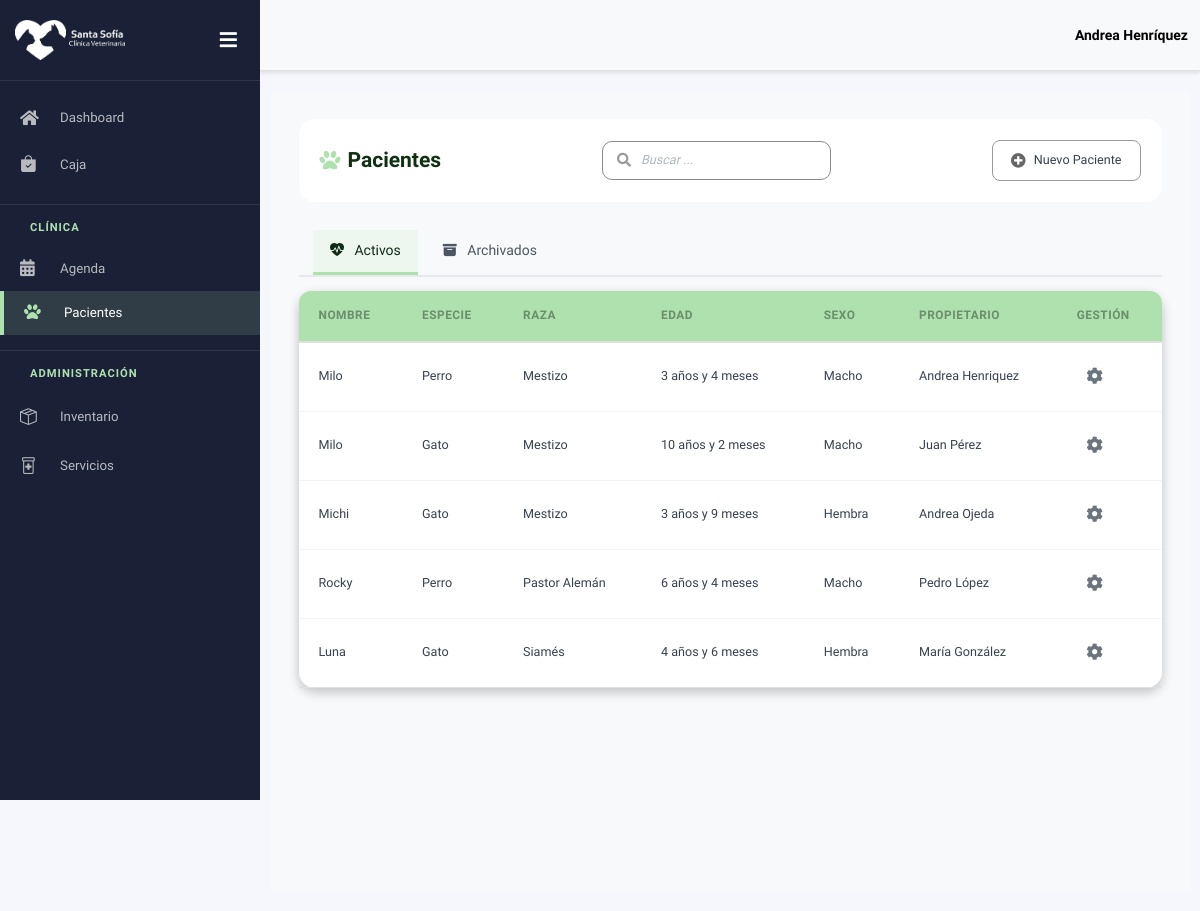
Page /pacientes/ (signed in) on the committed database.
### cuentas/models.py (models this page shows, shortened)
class CustomUser(AbstractBaseUser, PermissionsMixin):
    ROLES = [
        ('administracion', 'Administración'),
        ('veterinario', 'Veterinario'),
        ('recepcion', 'Recepción'),
    ]
    rut = models.CharField(max_length=12, unique=True, verbose_name="RUT")
    username = models.CharField(max_length=20, unique=True, editable=False)
    nombre = models.CharField(max_length=50)
    apellido = models.CharField(max_length=50)
    correo = models.EmailField(unique=True)
    telefono = models.CharField(max_length=20, blank=True, null=True)
    direccion = models.CharField(max_length=255, blank=True, null=True)
    tipo_contrato = models.CharField(max_length=50, blank=True, null=True)
    rol = models.CharField(max_length=20, choices=ROLES, default='recepcion', verbose_name="Rol")
    is_staff = models.BooleanField(default=False)
    is_active = models.BooleanField(default=True)
    date_joined = models.DateTimeField(default=timezone.now)
    objects = CustomUserManager()
    USERNAME_FIELD = 'rut'
    REQUIRED_FIELDS = ['correo', 'nombre', 'apellido']
    def get_rol_display_custom(self):
        if self.is_staff and self.is_superuser:
            return 'Administración'
        return self.get_rol_display()

### pacientes/models.py (models this page shows, shortened)
class Paciente(models.Model):
    ESPECIE_CHOICES = [
        ('perro', 'Perro'),
        ('gato', 'Gato'),
        ('otro', 'Otro'),
    ]
    SEXO_CHOICES = [
        ('M', 'Macho'),
        ('H', 'Hembra'),
    ]
    nombre = models.CharField(max_length=100)
    especie = models.CharField(max_length=20, choices=ESPECIE_CHOICES)
    raza = models.CharField(max_length=100, blank=True, null=True)
    color = models.CharField(max_length=50, blank=True, null=True)
    sexo = models.CharField(max_length=1, choices=SEXO_CHOICES)
    fecha_nacimiento = models.DateField(blank=True, null=True)
    edad_anos = models.IntegerField(blank=True, null=True)
    edad_meses = models.IntegerField(blank=True, null=True)
    microchip = models.CharField(max_length=50, blank=True, null=True, unique=True)
    ultimo_peso = models.DecimalField(max_digits=6, decimal_places=2, blank=True, null=True)
    alergias = models.TextField(blank=True, null=True, help_text="Ej: alergia al pollo, penicilina")
    enfermedades_cronicas = models.TextField(blank=True, null=True, help_text="Ej: diabetes, artritis")
    medicamentos_actuales = models.TextField(blank=True, null=True, help_text="Medicamentos que está tomando actualmente")
    cirugia_previa = models.TextField(blank=True, null=True, help_text="Cirugías previas realizadas")
    propietario = models.ForeignKey(Propietario, on_delete=models.CASCADE, related_name='mascotas')
    activo = models.BooleanField(default=True)
    fecha_registro = models.DateTimeField(auto_now_add=True)
    class Meta:
        verbose_name = 'Paciente'
        verbose_name_plural = 'Pacientes'
        ordering = ['-fecha_registro']
    @property
    def edad_formateada(self):
        if self.fecha_nacimiento:
            hoy = date.today()
            delta = relativedelta(hoy, self.fecha_nacimiento)
            if delta.years > 0 and delta.months > 0:
                return f"{delta.years} año{'s' if delta.years != 1 else ''} y {delta.months} mes{'es' if delta.months != 1 else ''}"
            elif delta.years > 0:
                return f"{delta.years} año{'s' if delta.years != 1 else ''}"
            elif delta.months > 0:
                return f"{delta.months} mes{'es' if delta.months != 1 else ''}"
            else:
                return f"{delta.days} día{'s' if delta.days != 1 else ''}"
        elif self.edad_anos is not None:
            texto = f"{self.edad_anos} año{'s' if self.edad_anos != 1 else ''}"
            if self.edad_meses:
                texto += f" y {self.edad_meses} mes{'es' if self.edad_meses != 1 else ''}"
            return f"~{texto} (estimado)"
        return "No especificada"

class Propietario(models.Model):
    nombre = models.CharField(max_length=100)
    apellido = models.CharField(max_length=100)
    telefono = models.CharField(max_length=20, blank=True, null=True)
    email = models.EmailField(blank=True, null=True)
    direccion = models.TextField(blank=True, null=True)
    fecha_registro = models.DateTimeField(auto_now_add=True)
    class Meta:
        verbose_name = 'Propietario'
        verbose_name_plural = 'Propietarios'
        ordering = ['apellido', 'nombre']
    @property
    def nombre_completo(self):
        return f"{self.nombre} {self.apellido}"

### pacientes/views.py (the view)
# urls.py: path('', views.pacientes_view, name='pacientes'),
@login_required
def pacientes_view(request):
    estado = request.GET.get('estado', 'activos')
    if estado == 'archivados':
        pacientes = Paciente.objects.select_related('propietario').filter(activo=False).order_by('-fecha_registro')
    else:
        pacientes = Paciente.objects.select_related('propietario').filter(activo=True).order_by('-fecha_registro')
    context = {
        'pacientes': pacientes,
        'estado_actual': estado
    }
    return render(request, 'pacientes/pacientes.html', context)

### pacientes/templates/pacientes/pacientes.html (shortened to what this page needs)
{% extends "partials/base_table.html" %}
{% load static %}
{% block table_title %}
<i class="fas fa-paw"></i> Pacientes
{% endblock %}
{% block styles %}
<link rel="stylesheet" href="{% static 'css/base/tables_base.css' %}?v=4" type="text/css" media="all">
{% endblock %}
{% block table_buttons %}
<button type="button" onclick="abrirModalNuevoPaciente()">
    <i class="fas fa-plus-circle"></i> Nuevo Paciente
</button>
{% endblock %}
{% block table_tabs %}
<div class="tabs-estado" style="margin: 1rem 0; padding: 0 1rem;">
    <button type="button" class="tab-estado {% if estado_actual != 'archivados' %}active{% endif %}"
            onclick="cambiarEstadoPacientes('activos')">
        <i class="bi bi-heart-pulse-fill"></i> Activos
    </button>
    <button type="button" class="tab-estado {% if estado_actual == 'archivados' %}active{% endif %}"
            onclick="cambiarEstadoPacientes('archivados')">
        <i class="bi bi-archive-fill"></i> Archivados
    </button>
</div>
{% endblock %}
{% block table_columns %}
<th>Nombre</th>
<th>Especie</th>
<th>Raza</th>
<th>Edad</th>
<th>Sexo</th>
<th>Propietario</th>
<th>Gestión</th>
{% endblock %}
{% block table_rows %}
{% for paciente in pacientes %}
<tr data-especie="{{ paciente.especie|lower }}" data-sexo="{{ paciente.sexo|lower }}">
    <td>{{ paciente.nombre }}</td>
    <td>{{ paciente.get_especie_display|default:paciente.especie|capfirst }}</td>
    <td>{{ paciente.raza|default:"-" }}</td>
    <td>{{ paciente.edad_formateada }}</td>
    <td>{{ paciente.get_sexo_display|default:paciente.sexo|capfirst }}</td>
    <td>{{ paciente.propietario.nombre_completo|default:"-" }}</td>
    <td>
        <div class="manage-wheel">
            <button type="button" onclick="toggleWheel(this)">
                <i class="fas fa-cog"></i>
            </button>
        </div>
    </td>
</tr>
{% endfor %}
{% endblock %}

### templates/partials/topbar.html (shortened to what this page needs)
{% load static %}
<div class="main-header">
    <nav class="navbar navbar-header navbar-header-transparent navbar-expand-lg border-bottom">
        <div class="container-fluid">
            <ul class="navbar-nav topbar-nav ms-md-auto align-items-center">
                <li class="nav-item topbar-user dropdown hidden-caret">
                    <a class="dropdown-toggle profile-pic" data-bs-toggle="dropdown" href="#" aria-expanded="false">
                        <span class="profile-username">
                            <span class="fw-bold">{{ user.nombre }} {{ user.apellido }}</span>
                        </span>
                    </a>
                </li>
            </ul>
        </div>
    </nav>
</div>

### static/css/dashboard_style.css (style rules this page uses)
:root { --primary-color: #afe1af; --primary-hover: #89c57c; --text-dark: #103012; }

### static/css/base/vet-custom.css (style rules this page uses)
:root { --primary-color: #1e88e5; --primary-hover: #1565c0; --danger-color: #e53935; --danger-hover: #c62828; --success-color: #43a047; --success-hover: #2e7d32; --text-dark: #212121; --text-light: #757575; --bg-light: #f5f5f5; --border-color: #e0e0e0; }

### static/css/base/modals_base.css (style rules this page uses)
:root { --primary-color: #afe1af; --primary-hover: #89c57c; --text-dark: #103012; --bg-light: #f8f9fa; --border-color: #e0e0e0; --shadow-sm: 0 2px 8px rgba(0, 0, 0, 0.08); --shadow-md: 0 4px 12px rgba(0, 0, 0, 0.12); --grey: #afafaf; --grey-hover: #a8a8a8; --z-modal-backdrop: 999998; --z-modal: 999999; }
.navbar, .header, .main-header, .topbar { z-index: 100 !important; }

### static/css/base/estilos_generales.css (style rules this page uses)
.container, .container-fluid, .page-inner { padding-bottom: 0 !important; margin-bottom: 0 !important; }
.table-header h4 i, .table-header-grid h4 i { color: var(--primary-color); }
.table-action-buttons button { white-space: nowrap !important; }
table thead th { padding: 1rem; text-align: left; font-weight: 600; color: var(--primary-dark); font-size: 0.9rem; }
table thead th:first-child { border-top-left-radius: var(--radius-lg); }
table thead th:last-child { border-top-right-radius: var(--radius-lg); }
table tbody tr { border-bottom: 1px solid var(--border-color); transition: background-color 0.2s ease; }
table tbody td { padding: 1rem; color: var(--text-dark); font-size: 0.9rem; }
.container-fluid { padding: 2rem; background: var(--bg-light); min-height: 100vh; }
.align-items-center { align-items: center !important; }
.fw-bold { font-weight: 700 !important; }
.border-bottom { border-bottom: 1px solid var(--border-color) !important; }
body { margin: 0; padding: 0; }
.container, .container-fluid { width: 100% !important; max-width: 100% !important; }
.main-header { position: sticky !important; top: 0 !important; z-index: 999 !important; box-shadow: 0 2px 4px rgba(0,0,0,0.1) !important; margin: 0 !important; display: flex !important; align-items: center !important; }
.navbar-header { width: 100% !important; padding: 0 !important; margin: 0 !important; }

### static/css/base/tables_base.css (style rules this page uses)
:root { --primary-color: #afe1af; --primary-hover: #89c57c; --text-dark: #103012; --bg-light: #f8f9fa; --border-color: #e0e0e0; --shadow-sm: 0 2px 8px rgba(0, 0, 0, 0.08); --shadow-md: 0 4px 12px rgba(0, 0, 0, 0.12); }
.container-fluid { padding: 2rem; background: var(--bg-light); min-height: 100vh; }
.table-action-buttons button { width: 100% !important; justify-content: flex-end !important; all: unset !important; display: flex !important; align-items: center !important; gap: 8px !important; padding: 10px 18px !important; font-weight: 500 !important; font-size: 0.9rem !important; border-radius: 8px !important; transition: all 0.25s ease !important; background: white !important; border: 1.5px solid #999999 !important; color: #374151 !important; cursor: pointer !important; user-select: none !important; box-sizing: border-box !important; white-space: nowrap !important; }
.table-action-buttons button i { font-size: 15px !important; color: #666666 !important; transition: color 0.25s ease !important; }
.vet-table th { padding: 16px 20px !important; text-align: left !important; font-size: 0.85rem !important; font-weight: 700 !important; text-transform: uppercase !important; letter-spacing: 0.5px !important; border: none !important; }
.vet-table td { padding: 16px 20px !important; text-align: left !important; border-bottom: 1px solid #f3f4f6 !important; font-size: 0.9rem !important; color: #374151 !important; position: relative !important; overflow: visible !important; }
.vet-table tbody tr { transition: all 0.2s ease !important; position: relative !important; overflow: visible !important; }
.vet-table tbody tr:last-child td { border-bottom: none !important; }
.manage-wheel { position: relative; display: inline-block; }
.manage-wheel > button { background: none !important; border: none !important; border-radius: 0 !important; width: 36px !important; height: 36px !important; display: flex !important; align-items: center !important; justify-content: center !important; color: #6c757d !important; font-size: 1.2rem !important; cursor: pointer !important; transition: background 0.2s, color 0.2s, border-color 0.2s, transform 0.3s; box-shadow: none !important; transform: rotate(0deg); }

### templates/partials/topbar.html (style rules this page uses)
.main-header { z-index: 10!important; }

### rows in the picture
CustomUser: nombre "Andrea", apellido "Henríquez"
Paciente: nombre "Milo", especie "Perro", raza "Mestizo", edad_formateada "3 años y 4 meses", sexo "Macho", propietario.nombre_completo "Andrea Henriquez"
Paciente: nombre "Milo", especie "Gato", raza "Mestizo", edad_formateada "10 años y 2 meses", sexo "Macho", propietario.nombre_completo "Juan Pérez"
Paciente: nombre "Michi", especie "Gato", raza "Mestizo", edad_formateada "3 años y 9 meses", sexo "Hembra", propietario.nombre_completo "Andrea Ojeda"
Paciente: nombre "Rocky", especie "Perro", raza "Pastor Alemán", edad_formateada "6 años y 4 meses", sexo "Macho", propietario.nombre_completo "Pedro López"
Paciente: nombre "Luna", especie "Gato", raza "Siamés", edad_formateada "4 años y 6 meses", sexo "Hembra", propietario.nombre_completo "María González"
